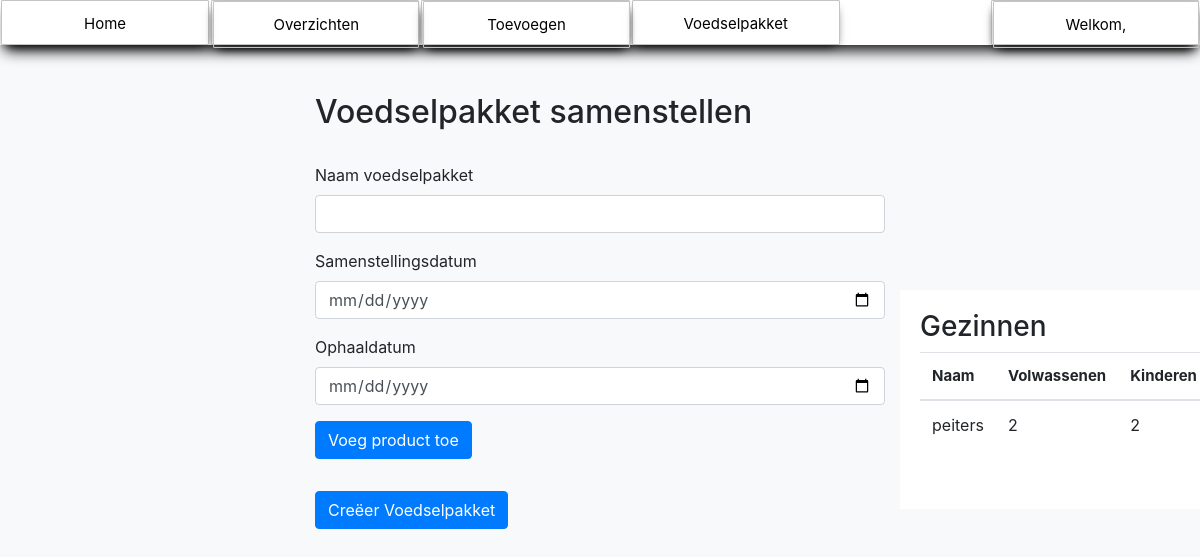
/samenstellen.php?id=48 (signed in), run on the app's committed database.
### tables this page shows
CREATE TABLE `gezinnen` (
  `id` int(11) NOT NULL,
  `naam` varchar(200) NOT NULL,
  `volwassenen` int(11) NOT NULL,
  `kinderen` int(11) NOT NULL,
  `postcode` varchar(25) NOT NULL,
  `mail` varchar(255) NOT NULL,
  `telefoonnummer` int(11) NOT NULL,
  `wensen` varchar(255) NOT NULL,
  `pakket` varchar(55) NOT NULL
);

### samenstellen.php (the view, shortened to what this page needs)
    <?php
    include "navigation.php";
    try {
        $sql = "SELECT * FROM gezinnen";
        $stmt = $conn->prepare($sql);
        $stmt->execute();
        $gezinnen = $stmt->fetchAll();
    } catch (PDOException $e) {
        $errorMessage = $e->getMessage();
        exit();
    }
    ?>
    <!DOCTYPE html>
    <html lang="en">
    <head>
        <link href="https://stackpath.bootstrapcdn.com/bootstrap/4.5.0/css/bootstrap.min.css" rel="stylesheet">
        <link href="samenstellen.css" rel="stylesheet">
    </head>
    <body>
        <div class="container mt-5">
            <h2 class="mb-4">Voedselpakket samenstellen</h2>
            <form method="post" action="<?php echo $_SERVER['PHP_SELF']; ?>">
                <div class="form-group">
                    <label for="foodPackageName">Naam voedselpakket</label>
                    <input type="text" class="form-control" id="foodPackageName" name="foodPackageName" required>
                </div>
                <div class="form-group">
                    <label for="creationDate">Samenstellingsdatum</label>
                    <input type="date" class="form-control" id="creationDate" name="creationDate" required>
                </div>
                <div class="form-group">
                    <label for="pickupDate">Ophaaldatum</label>
                    <input type="date" class="form-control" id="pickupDate" name="pickupDate" required>
                </div>
                <div class="form-group">
                    <button class="btn btn-primary mb-3" data-toggle="modal" data-target="#product-modal" type="button">Voeg product toe</button>
                </div>
                <button type="submit" class="btn btn-primary">Creëer Voedselpakket</button>
            </form>
        </div>
        <div class="gezinnen-window">
        <h3>Gezinnen</h3>
        <table class="table">
            <thead>
                <tr>
                    <th>Naam</th>
                    <th>Volwassenen</th>
                    <th>Kinderen</th>
                </tr>
            </thead>
            <tbody>
                <?php
$currentFamilyId = null;
if (isset($_GET['id'])) {
    $currentFamilyId = $_GET['id'] ?? null;
}
foreach ($gezinnen as $gezin) : ?>
    <?php if ($gezin['id'] == $currentFamilyId) : ?>
        <tr>
            <td><?= $gezin['naam']; ?></td>
            <td><?= $gezin['volwassenen']; ?></td>
            <td><?= $gezin['kinderen']; ?></td>
        </tr>
    <?php endif; ?>
<?php endforeach; ?>
            </tbody>
        </table>
    </div>
    </body>
    </html>

### navigation.css (style rules this page uses)
body { color: white; padding: 0; margin: 0; }

### samenstellen.css (style rules this page uses)
body { background-color: #f8f9fa; }
.container { max-width: 600px; }
.mt-5 { margin-top: 3rem !important; }
.mb-4 { margin-bottom: 2rem !important; }
.mb-3 { margin-bottom: 1rem !important; }
.gezinnen-window { position: fixed; top: 50%; right: 0; transform: translateY(-50%); background-color: white; padding: 20px; z-index: 600; width: 300px; max-height: 400px; overflow-y: auto; }
th { font-size: 15px; }

### data on the page
gezinnen: naam "peiters", volwassenen "2", kinderen "2"
